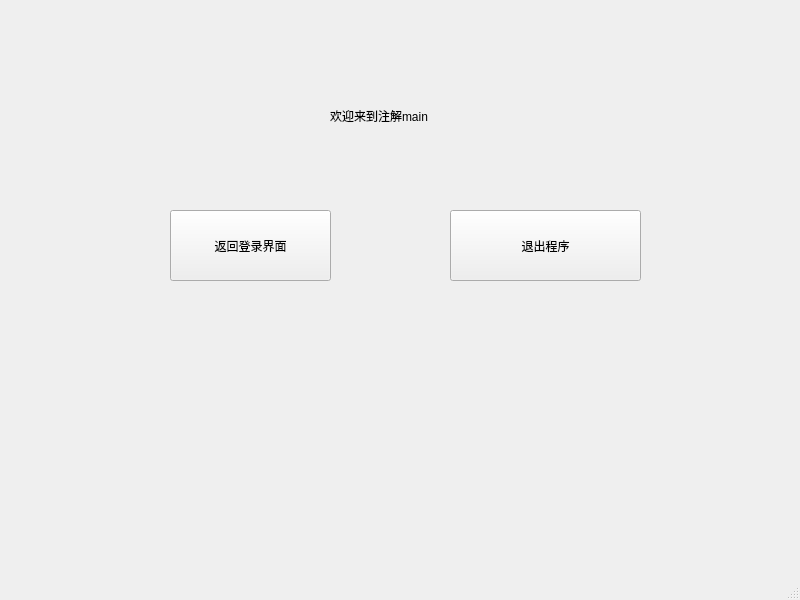
<?xml version="1.0" encoding="UTF-8"?>
<ui version="4.0">
 <class>MainWindow</class>
 <widget class="QMainWindow" name="MainWindow">
  <property name="geometry">
   <rect>
    <x>0</x>
    <y>0</y>
    <width>800</width>
    <height>600</height>
   </rect>
  </property>
  <property name="windowTitle">
   <string>MainWindow</string>
  </property>
  <widget class="QWidget" name="centralwidget">
   <widget class="QPushButton" name="pushButton">
    <property name="geometry">
     <rect>
      <x>170</x>
      <y>210</y>
      <width>161</width>
      <height>71</height>
     </rect>
    </property>
    <property name="text">
     <string>返回登录界面</string>
    </property>
   </widget>
   <widget class="QPushButton" name="pushButton_2">
    <property name="geometry">
     <rect>
      <x>450</x>
      <y>210</y>
      <width>191</width>
      <height>71</height>
     </rect>
    </property>
    <property name="text">
     <string>退出程序</string>
    </property>
   </widget>
   <widget class="QLabel" name="label">
    <property name="geometry">
     <rect>
      <x>330</x>
      <y>90</y>
      <width>251</width>
      <height>51</height>
     </rect>
    </property>
    <property name="text">
     <string>欢迎来到注解main</string>
    </property>
   </widget>
  </widget>
  <widget class="QMenuBar" name="menubar">
   <property name="geometry">
    <rect>
     <x>0</x>
     <y>0</y>
     <width>800</width>
     <height>21</height>
    </rect>
   </property>
  </widget>
  <widget class="QStatusBar" name="statusbar"/>
 </widget>
 <resources/>
 <connections/>
</ui>
